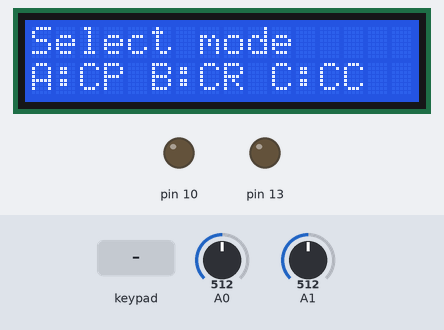
The sketch below on a simulated Arduino Uno, built with avr-gcc and run on an emulated ATmega328P. On the bench: 16×2 character LCD, output pins drawn as LEDs (lit = HIGH). Inputs (shaded band) come from the test bench; at power-on: A1 = 512, A0 = 512.

Above: at 1.2 s.
1.3 s: key 'B' pressed
At 3.0 s:
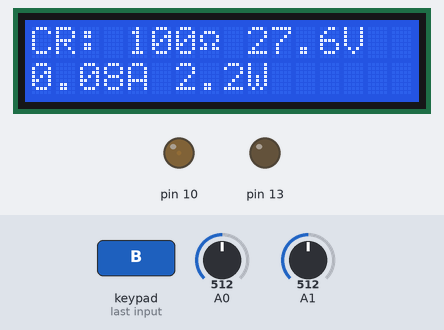
4.3 s: A1 set to 564
At 5.8 s:
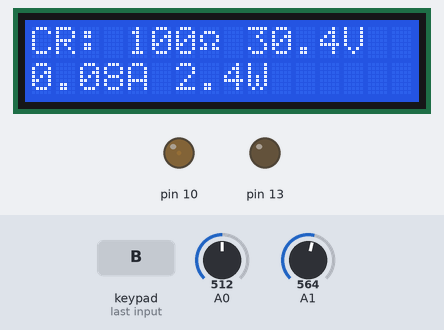
6.6 s: A1 set to 593
At 7.8 s:
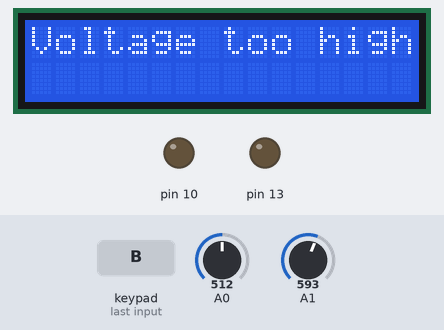
8.1 s: keypad keys 6 7 8 9 A pressed 0.4 s apart
At 9.74 s:
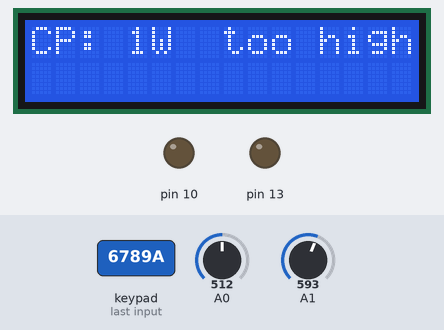
11.6 s: key 'C' pressed
At 11.61 s:
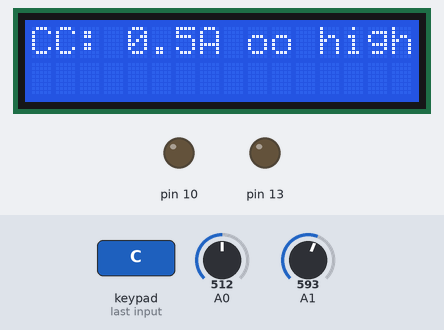
13.1 s: A1 set to 40
At 14.4 s:
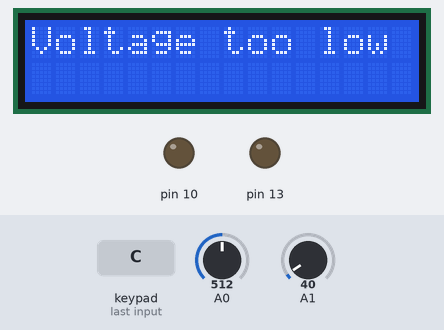
Timing chart, 0 to 15.6 s (numbered marks = the images above; inputs shaded):
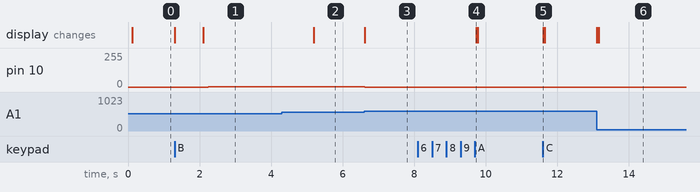

Measured:
- the behaviour switches between 575 and 576 on A1 (found by bisection; images 2 and 3)
- after the input at 1.3 s, pin 10: 0/255 → 1/255 after 0.94 s, → 2/255 1.0 s later, → 3/255 0.98 s later; the display: first changes at once (image 1 shows a later state)
- after the input at 4.3 s, pin 10: stays 3/255 (without the input it goes to 4/255 after 0.94 s); the display: changes after 0.89 s (image 2)
- after the input at 6.6 s, pin 10: 3/255 → 0/255 at once; the display: changes at once (image 3)
- after the input at 8.1 s, the display: changes after 1.6 s (image 4)
- after the input at 11.6 s, the display: changes at once (image 5)
- after the input at 13.1 s, the display: first changes at once (image 6 shows a later state)

The sketch:

electronic_load.ino
```cpp
#include <LiquidCrystal.h>
#include <Keypad.h>

LiquidCrystal lcd(12, 11, 5, 4, 3, 2);

const byte numRows= 4;
const byte numCols= 4;

char keymap[numRows][numCols]=
{
{'1', '2', '3', 'A'},
{'4', '5', '6', 'B'},
{'7', '8', '9', 'C'},
{'*', '0', '#', 'D'}
};

byte rowPins[numRows] = {A2,A3,A4,A5};
byte colPins[numCols]= {6,7,8,9};

Keypad myKeypad= Keypad(makeKeymap(keymap), rowPins, colPins, numRows, numCols);

int mode = 0;

float input_voltage = 0.0;
float temp=0.0;
float r1=100000.0;
float r2=10000.0;

float count = 0.0;
float current = 0.0;
float resistance = 0.0;
float power = 0.0;
float control = 0.0;
float output = 0.0;
//char key = 'Z';
int temp1 = 0;
int temp2 = 0;

unsigned long previousMillis = 0;
const long interval = 1000;

void setup() {

  Serial.begin(9600);
  lcd.begin(16, 2);
  pinMode(10, OUTPUT);
  pinMode(13, OUTPUT);
}

void loop() {

  // Current Sensor code
  for(int i = 0; i < 200; i++)
  {
    current = current + (((0.0049*analogRead(A0))-2.5)/0.066); //30A
    //current = current + (((0.0049*analogRead(A0))-2.5)/0.185); //5A
  }
  current = current/200;

  // Current Sensor calibration
  //current = 0.9478*current - 0.0584;
  current = 0.9478*current - 0.0484;
  //current = 0.9816*current + 0.1429;
  //current = 0.9889*current + 0.1314;

  if( current < 0)
  {
    current = 0.001;
  }

  // Voltage Sensor code
  for(int i = 0; i < 100; i++)
  {
      temp = temp + ((analogRead(A1) * 5.0) / 1024.0);
  }
  temp = temp/100;
  input_voltage = temp / (r2/(r1+r2));
  input_voltage = 0.9907*input_voltage + 0.0726; // Calibrated equation from Excel

  if(input_voltage == 0.0726)
  {
    input_voltage = 0;
  }


  if(input_voltage<4)
  {
    mode=0;
    output=0;
    lcd.setCursor(0,0);
    lcd.print("Voltage too low ");
    lcd.setCursor(0,1);
    lcd.print("                ");
  }
  else if(input_voltage>31)
  {
    mode=0;
    output=0;
    lcd.setCursor(0,0);
    lcd.print("Voltage too high");
    lcd.setCursor(0,1);
    lcd.print("                ");
  }
  else if(mode==0)
  {
    lcd.setCursor(0,0);
    lcd.print("Select mode     ");
    lcd.setCursor(0,1);
    lcd.print("A:CP B:CR C:CC  ");
  }

  char key = myKeypad.getKey();

  lcd.setCursor(0,0);

  // display and set mode
  if(key=='A')
  {
    count=1;
    mode=1;
  }
  else if(key=='B')
  {
    count=100;
    mode=2;
  }
  else if(key=='C')
  {
    count=0.5;
    mode=3;
  }
  else if(key=='D')
  {
    mode=0;
  }

  //increment or decrement user input by 1s or 10s
  if(mode==1)
  {
    if (count > 0 && count < 101)
    {
      if(key=='2')
      {
        count++;
      }
      else if(key=='1')
      {
        count--;
      }
      else if(key=='4')
      {
        count = count - 10;
      }
      else if(key=='5')
      {
        count = count + 10;
      }
    }
    if (count<1)
    {
      count = 1;
    }
    if (count>100)
    {
      count = 100;
    }
  }

  if(mode==2)
  {
    if (count > 0 && count < 301)
    {
      if(key=='2')
      {
        count++;
      }
      else if(key=='1')
      {
        count--;
      }
      else if(key=='4')
      {
        count = count - 10;
      }
      else if(key=='5')
      {
        count = count + 10;
      }
    }
    if (count<1)
    {
      count = 1;
    }
    if (count>300)
    {
      count = 300;
    }
  }

  if(mode==3)
  {
    if (count > 0 && count < 21)
    {
      if(key=='2')
      {
        count = count + 0.1;
      }
      else if(key=='1')
      {
        count = count - 0.1;
      }
      else if(key=='4')
      {
        count--;
      }
      else if(key=='5')
      {
        count++;
      }
    }
    if (count<0.1)
    {
      count = 0.1;
    }
    if (count>20)
    {
      count = 20;
    }
  }

  //lcd.setCursor(4,0);
  if(mode==1)
  {
    lcd.print("CP: ");
    lcd.print(count,0);
    lcd.print("W ");
  }
  if(mode==2)
  {
    lcd.print("CR: ");
    lcd.print(count,0);
    lcd.print((char)244);
    lcd.print(" ");
  }
  if(mode==3)
  {
    lcd.print("CC: ");
    lcd.print(count,1);
    lcd.print("A ");
  }

  if(input_voltage>4.9&&input_voltage<30.1)
  {
    //control calculations
    if(mode==1)
    {
      // constant power calculation
      control = count/input_voltage;
      if(current<control&&output<50)
      {

        output = output + 0.05;
      }
      else if(current>control&&output>0)
      {
        output = output - 0.05;
      }
    }
    if(mode==2)
    {
      // constant resistance calculation
      control = input_voltage/count;
      if(current<control&&output<50)
      {

        output = output + 0.05;
      }
      else if(current>control&&output>0)
      {
        output = output - 0.05;
      }
    }
    if(mode==3)
    {
      // constant current calculation
      control = count;
      if(current<control&&output<50)
      {

        output = output + 0.05;
      }
      else if(current>control&&output>0)
      {
        output = output - 0.05;
      }
    }
  }

  resistance = input_voltage/current;
  power = input_voltage*current;


  // update LCD display every second
  unsigned long currentMillis = millis();
  if (currentMillis - previousMillis >= interval)
  {
    previousMillis = currentMillis;
    if(mode==1)
    {
      lcd.print(input_voltage,1);
      lcd.print("V      ");
      lcd.setCursor(0,1);
      lcd.print(current,2);
      lcd.print("A ");
      lcd.print(resistance,1);
      lcd.print((char)244);
      lcd.print("      ");
    }
    if(mode==2)
    {
      lcd.print(input_voltage,1);
      lcd.print("V      ");
      lcd.setCursor(0,1);
      lcd.print(current,2);
      lcd.print("A ");
      lcd.print(power,1);
      lcd.print("W      ");
    }
    if(mode==3)
    {
      lcd.print(input_voltage,1);
      lcd.print("V      ");
      lcd.setCursor(0,1);
      lcd.print(resistance,1);
      lcd.print((char)244);
      lcd.print(" ");
      lcd.print(power,1);
      lcd.print("W      ");
    }
  }

  //turn fan on when 30W or higher
  if(power>29)
  {
    digitalWrite(13, HIGH);
  }
  else
  {
    digitalWrite(13, LOW);
  }

  //analogWrite(10, 255); //control testing
  analogWrite(10, output);

}
```
